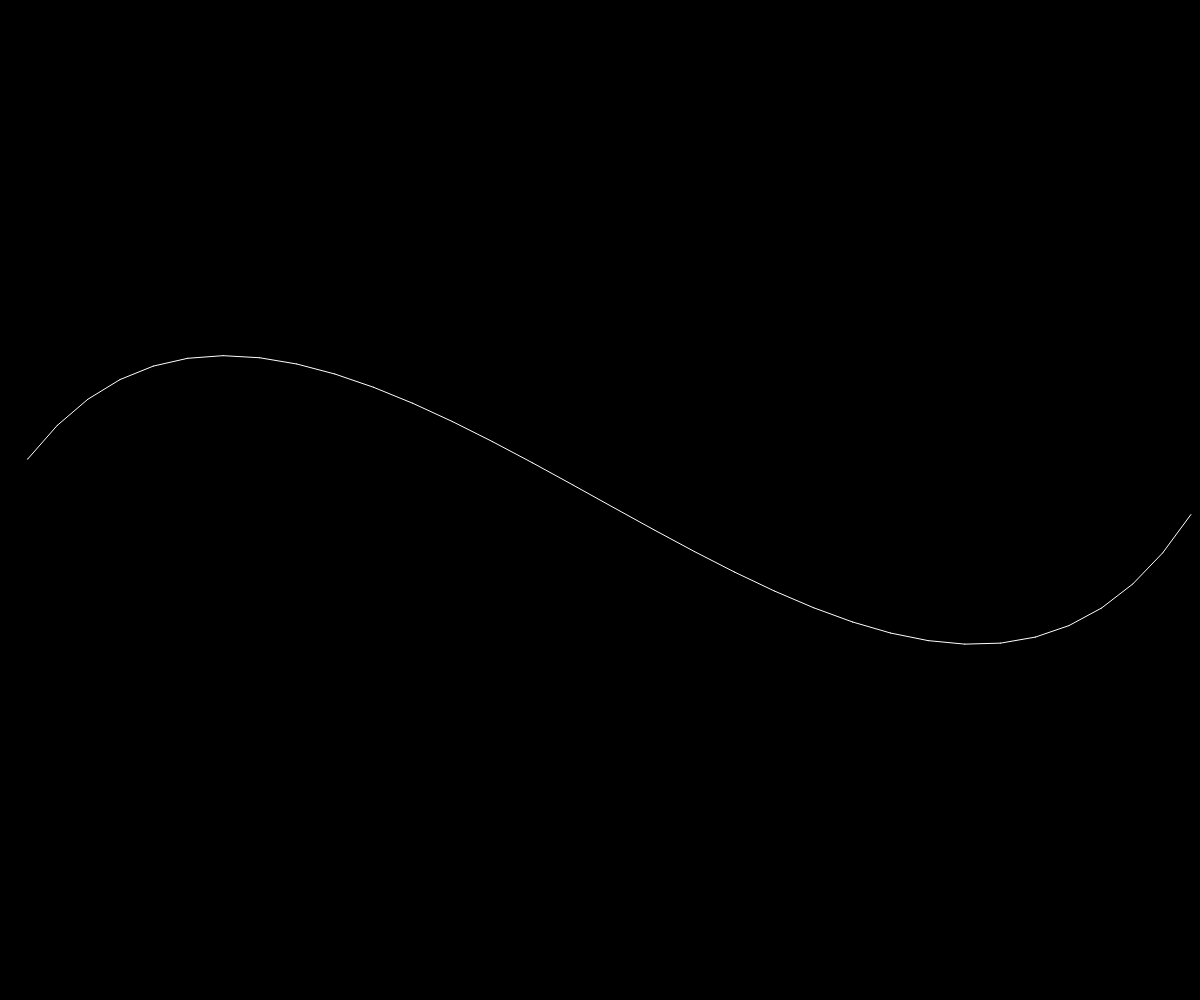
Frame 1 (no input)
Frame 60 (no input): identical to frame 1, image omitted
Frame 120 (the mouse pressed at the canvas centre since frame 60): identical to frame 1, image omitted

The p5.js sketch that drew this single still picture (run headless with seeded random() and noise() and a simulated clock; from frame 60 on, the mouse is pressed at the canvas centre):

// p5.js sketch
// ── sketch.js
// Bezier (Cubic)
// The Coding Train / Daniel Shiffman
// https://thecodingtrain.com/CodingChallenges/163-bezier.html
// https://youtu.be/zUgsYaUQNBk

// Basic: https://editor.p5js.org/codingtrain/sketches/Z53a719cQ
// Editor by Simon Tiger: https://editor.p5js.org/codingtrain/sketches/_R7RgtGfA
// bezierVertex: https://editor.p5js.org/codingtrain/sketches/O3_cLiOaw
// Time Table Cardioid with Bezier: https://editor.p5js.org/codingtrain/sketches/kZ8dpklQg
// Quadratic: https://editor.p5js.org/codingtrain/sketches/fJIMDmHcE
// Cubic: https://editor.p5js.org/codingtrain/sketches/S1Pt8lol1
// Bezier with Formula: https://editor.p5js.org/codingtrain/sketches/0XOLNHbvC

let p0, p1;

function setup() {
  createCanvas(window.innerWidth, window.innerHeight);
  p0 = new Particle(0, height / 2);
  p1 = new Particle(width / 4, 0);
  p2 = new Particle((3 * width) / 4, height);
  p3 = new Particle(width, height / 2);
}

function draw() {
  background(0);
  stroke(255);

  // p0.update();
  // p1.update();
  // p2.update();
  // p3.update();

  let delta = 0.03;
  colorMode(HSB);
  v = cubic(p0, p1, p2, p3, delta);

  noFill();
  for (let t = delta; t <= 1.00001; t += delta) {
    // stroke(t * 360, 255, 255, 0.5);
    // strokeWeight(2);
    // stroke(255, 0.5);
    // line(x1, y1, x2, y2);
    v = cubic(p0, p1, p2, p3, t, v);
  }
}

function cubic(p0, p1, p2, p3, t, prev = null) {
  let v1 = quadratic(p0, p1, p2, t);
  let v2 = quadratic(p1, p2, p3, t);
  let x = lerp(v1.x, v2.x, t);
  let y = lerp(v1.y, v2.y, t);
  if (prev == null) {
    return createVector(x, y);
  }
  // line(v1.x, v1.y, v2.x, v2.y);
  line(prev.x, prev.y, x, y);
  return createVector(x, y);
}

function quadratic(p0, p1, p2, t) {
  let x1 = lerp(p0.x, p1.x, t);
  let y1 = lerp(p0.y, p1.y, t);
  let x2 = lerp(p1.x, p2.x, t);
  let y2 = lerp(p1.y, p2.y, t);
  let x = lerp(x1, x2, t);
  let y = lerp(y1, y2, t);
  // line(x1, y1, x2, y2);
  return createVector(x, y);
}

// ── particle.js
// Bezier (Cubic)
// The Coding Train / Daniel Shiffman
// https://thecodingtrain.com/CodingChallenges/163-bezier.html
// https://youtu.be/zUgsYaUQNBk

// Basic: https://editor.p5js.org/codingtrain/sketches/Z53a719cQ
// Editor by Simon Tiger: https://editor.p5js.org/codingtrain/sketches/_R7RgtGfA
// bezierVertex: https://editor.p5js.org/codingtrain/sketches/O3_cLiOaw
// Time Table Cardioid with Bezier: https://editor.p5js.org/codingtrain/sketches/kZ8dpklQg
// Quadratic: https://editor.p5js.org/codingtrain/sketches/fJIMDmHcE
// Cubic: https://editor.p5js.org/codingtrain/sketches/S1Pt8lol1
// Bezier with Formula: https://editor.p5js.org/codingtrain/sketches/0XOLNHbvC

class Particle {
    constructor(x, y) {
    this.x = x;
    this.y = y;
    this.dx = random(-8, 8);
    this.dy = random(-8, 8);
    }

    update() {
    this.x += this.dx;
    this.y += this.dy;

    if (this.x >= width || this.x < 0) {
        this.dx *= -1;
    }

    if (this.y >= height || this.y < 0) {
        this.dy *= -1;
    }
    }
}
